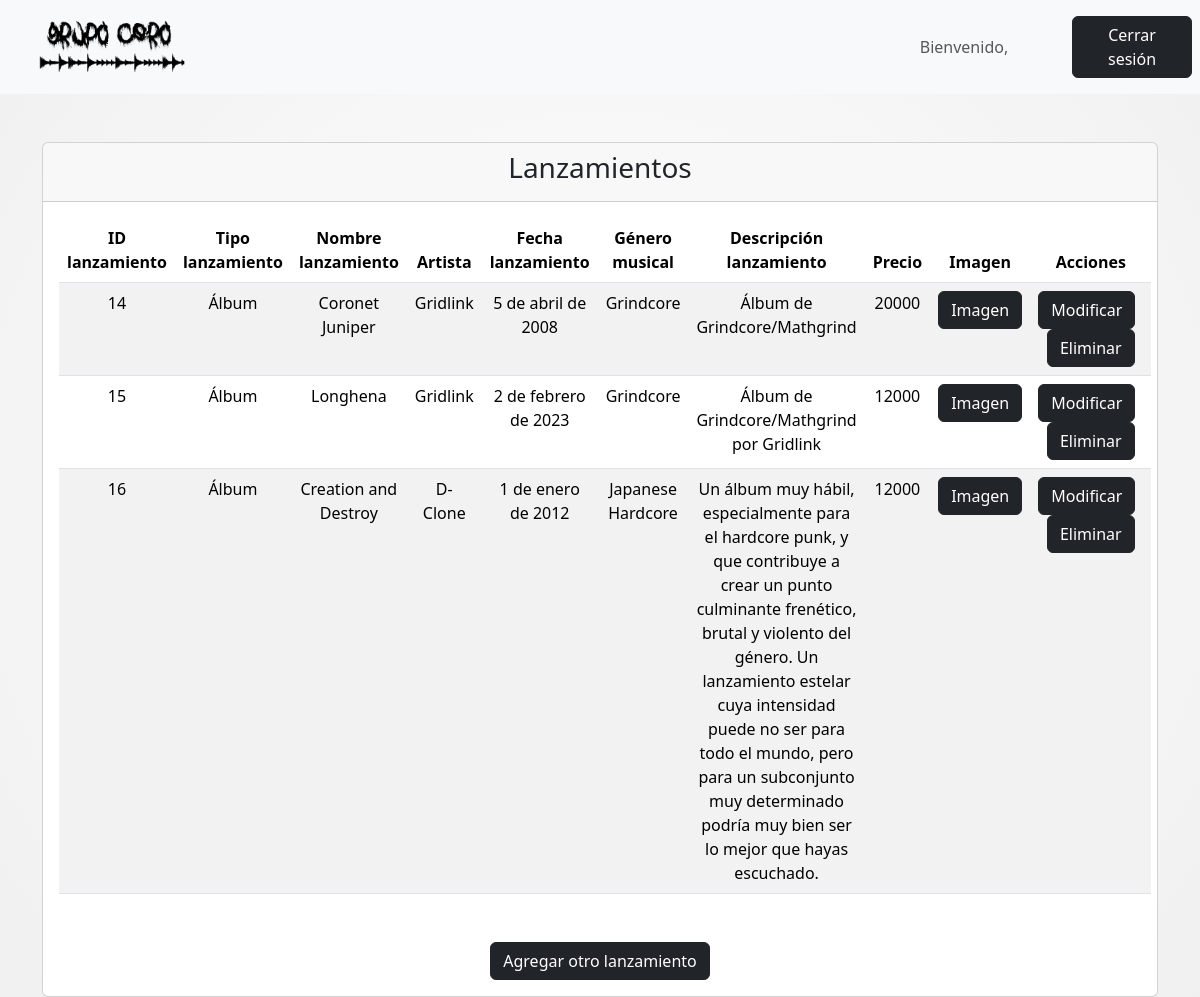
Before: /lanzamientosobjects/ with the older database file.
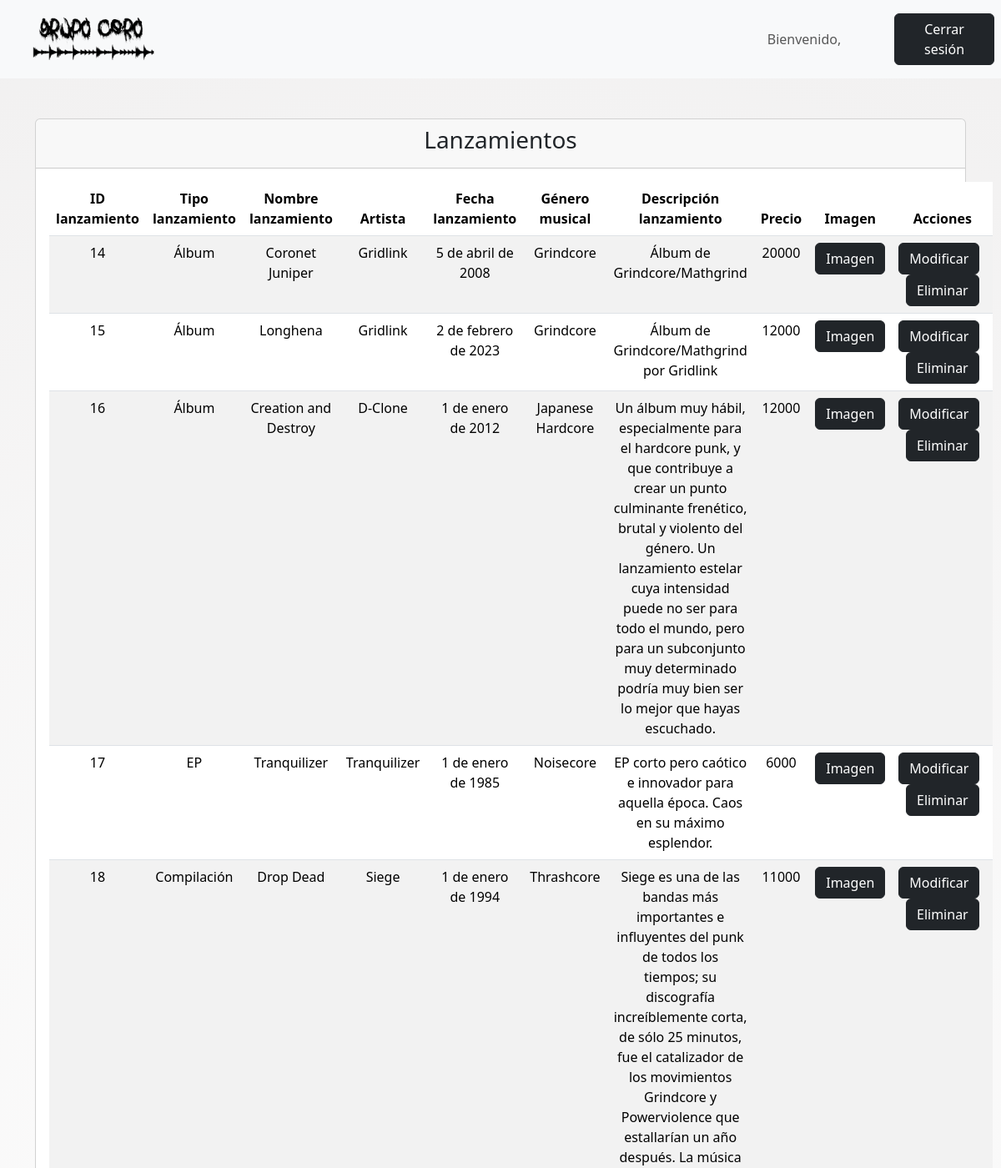
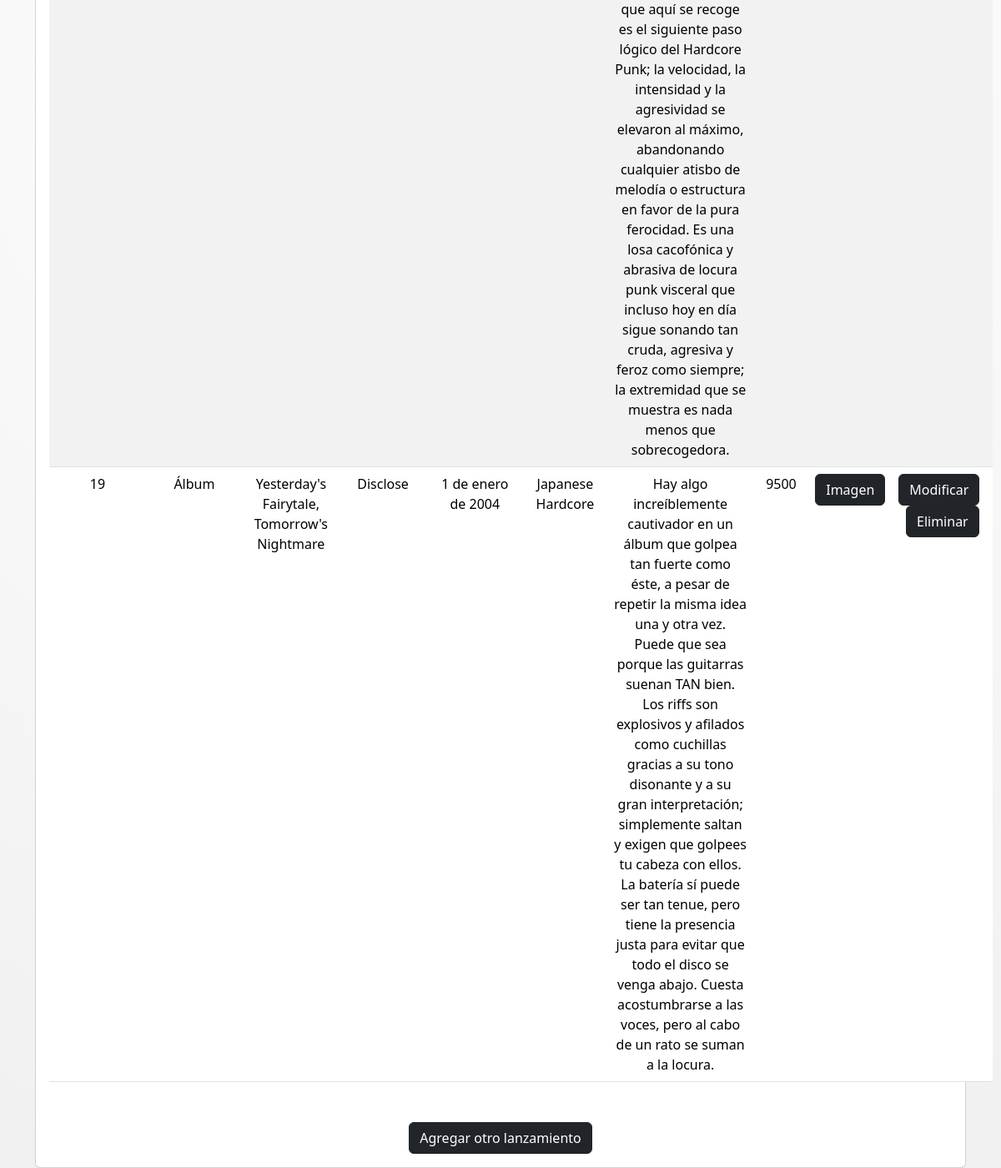
After: the same page with the newer database file (2 pictures, top to bottom).
### core/models.py (models this page shows, shortened)
class Lanzamiento(models.Model):
    tipoLanzamiento = models.ForeignKey(TipoLanzamiento, on_delete=models.CASCADE)
    nombreLanzamiento = models.CharField(max_length=50)
    artista = models.ForeignKey(Artista, on_delete=models.CASCADE)
    fechaLanzamiento = models.DateField()
    genero = models.ForeignKey(GeneroMusical, on_delete=models.CASCADE)
    descripcionLanzamiento = models.TextField()
    precio = models.IntegerField(default=0)
    imagen = models.ImageField(upload_to='lanzamientos/', null=True, blank=True)
    class Meta:
        verbose_name = "Lanzamiento"
        verbose_name_plural = "Lanzamientos"

class TipoLanzamiento(models.Model):
    nombreTipo = models.CharField(max_length=20)
    def __str__(self):
        return self.nombreTipo
    class Meta:
        verbose_name = "Tipo de lanzamiento"
        verbose_name_plural = "Tipos de lanzamiento"

class Artista(models.Model):
    nombreArtista = models.CharField(max_length=50)
    fecha_nacimiento = models.DateField(null=True, blank=True)
    biografia = models.TextField()
    imagen = models.ImageField(upload_to='artistas/', null=False, blank=False)
    def __str__(self):
        return self.nombreArtista
    class Meta:
        verbose_name = "Artista"
        verbose_name_plural = "Artistas"

class GeneroMusical(models.Model):
    nombreGenero = models.CharField(max_length=30)
    def __str__(self):
        return self.nombreGenero
    class Meta:
        verbose_name = "Género Musical"
        verbose_name_plural = "Géneros Musicales"

### core/views.py (the view)
# urls.py: path('lanzamientosobjects/', lanzamientosobjects, name='lanzamientosobjects'),
def lanzamientosobjects(request):
    auxLanzObj = {
        'listaLanzObj' : Lanzamiento.objects.all()
    }
    return render(request, 'core/miembros/lanzamientos/lanzamientosobjects.html', auxLanzObj)

### core/templates/core/miembros/lanzamientos/lanzamientosobjects.html (shortened to what this page needs)
<!DOCTYPE html>
<html lang="es">
    {% load static %}
<head>
    <link href="https://cdn.jsdelivr.net/npm/bootstrap@5.3.3/dist/css/bootstrap.min.css" rel="stylesheet">
    <link rel="stylesheet" href="{% static 'core/css/style.css' %}">
</head>
<body>
<nav class="navbar navbar-expand-sm bg-light navbar-light justify-content-center">
    <div class="container-fluid">
        <a class="navbar-brand" href="{% url 'miembrosindex' %}">
            <img src="{% static 'core/img/LOGO.png' %}" alt="Avatar Logo" style="width:200px;" class="rounded-pill">
        </a>
    </div>
    <ul class="navbar-nav">
        <li class="nav-item">
            <a class="nav-link text-center" style="width:200px;">Bienvenido, {{ user.username }}</a>
        </li>
    </ul>
    <ul class="navbar-nav">
        <li class="nav-item">
            <a class="nav-link" href="{% url 'logout' %}">
                <button class="btn btn-dark" type="button" style="width:120px;">Cerrar sesión</button>
            </a>
        </li>
    </ul>
</nav>
<div class="container mt-5 text-center">
    <div class="card">
        <div class="card-header">
            <h3 class="card-title">Lanzamientos</h3>
        </div>
        <div class="card-body">
            <table class="table table-striped mb-5">
                <thead>
                    <tr>
                        <th scope="col">ID lanzamiento</th>
                        <th scope="col">Tipo lanzamiento</th>
                        <th scope="col">Nombre lanzamiento</th>
                        <th scope="col">Artista</th>
                        <th scope="col">Fecha lanzamiento</th>
                        <th scope="col">Género musical</th>
                        <th scope="col">Descripción lanzamiento</th>
                        <th scope="col">Precio</th>
                        <th scope="col">Imagen</th>
                        <th scope="col">Acciones</th>
                    </tr>
                </thead>
                <tbody>
                    {% for auxLanzObj in listaLanzObj %}
                    <tr>
                        <td>{{ auxLanzObj.pk }}</td>
                        <td>{{ auxLanzObj.tipoLanzamiento }}</td>
                        <td>{{ auxLanzObj.nombreLanzamiento }}</td>
                        <td>{{ auxLanzObj.artista }}</td>
                        <td>{{ auxLanzObj.fechaLanzamiento }}</td>
                        <td>{{ auxLanzObj.genero }}</td>
                        <td>{{ auxLanzObj.descripcionLanzamiento }}</td>
                        <td>{{ auxLanzObj.precio }}</td>
                            <td>
                                {% if auxLanzObj.imagen %}
                                <a href="#" class="btn btn-dark" data-bs-toggle="modal" data-bs-target="#modalImagen{{ auxLanzObj.pk }}">Imagen</a>
                            {% endif %}
                            </td>
                        <td><a href="{% url 'lanzamientosupdate' auxLanzObj.pk %}" class="btn btn-dark me-2">Modificar</a>
                            <button type="button" class="btn btn-dark" data-bs-toggle="modal" data-bs-target="#confirmModal{{ auxLanzObj.pk }}">
                                Eliminar
                            </button></td>
                    </tr>
                    {% endfor %}
                </tbody>
            </table>
            <div class="text-center">
                <a href="{% url 'lanzamientosadd' %}" class="btn btn-dark">Agregar otro lanzamiento</a>
            </div>
        </div>
    </div>
</div>
</body>
</html>

Changed rows visible on the page:
added Lanzamiento: pk "17", tipoLanzamiento "EP", nombreLanzamiento "Tranquilizer", artista "Tranquilizer", fechaLanzamiento "1 de enero de 1985", genero "Noisecore", descripcionLanzamiento "EP corto pero caótico e innovador para aquella época. Caos en su máximo esplendor.", precio "6000"
added Lanzamiento: pk "18", tipoLanzamiento "Compilación", nombreLanzamiento "Drop Dead", artista "Siege", fechaLanzamiento "1 de enero de 1994", genero "Thrashcore", descripcionLanzamiento "Siege es una de las bandas más importantes e influyentes del punk de todos los tiempos; su discografía increíblemente corta, de sólo 25 minutos, fue el catalizador de los movimientos Grindcore y Powerviolence que estallarían un año después. La música que aquí se recoge es el siguiente paso lógico del Hardcore Punk; la velocidad, la intensidad y la agresividad se elevaron al máximo, abandonando cualquier atisbo de melodía o estructura en favor de la pura ferocidad. Es una losa cacofónica y abrasiva de locura punk visceral que incluso hoy en día sigue sonando tan cruda, agresiva y feroz como siempre; la extremidad que se muestra es nada menos que sobrecogedora.", precio "11000"
added Lanzamiento: pk "19", tipoLanzamiento "Álbum", nombreLanzamiento "Yesterday's Fairytale, Tomorrow's Nightmare", artista "Disclose", fechaLanzamiento "1 de enero de 2004", genero "Japanese Hardcore", descripcionLanzamiento "Hay algo increíblemente cautivador en un álbum que golpea tan fuerte como éste, a pesar de repetir la misma idea una y otra vez. Puede que sea porque las guitarras suenan TAN bien. Los riffs son explosivos y afilados como cuchillas gracias a su tono disonante y a su gran interpretación; simplemente saltan y exigen que golpees tu cabeza con ellos. La batería sí puede ser tan tenue, pero tiene la presencia justa para evitar que todo el disco se venga abajo. Cuesta acostumbrarse a las voces, pero al cabo de un rato se suman a la locura.", precio "9500"
